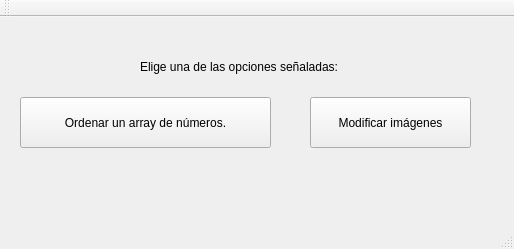
<?xml version="1.0" encoding="UTF-8"?>
<ui version="4.0">
 <class>MainWindow</class>
 <widget class="QMainWindow" name="MainWindow">
  <property name="geometry">
   <rect>
    <x>0</x>
    <y>0</y>
    <width>514</width>
    <height>249</height>
   </rect>
  </property>
  <property name="windowTitle">
   <string>MainWindow</string>
  </property>
  <widget class="QWidget" name="centralWidget">
   <widget class="QPushButton" name="pushButton">
    <property name="geometry">
     <rect>
      <x>20</x>
      <y>80</y>
      <width>251</width>
      <height>51</height>
     </rect>
    </property>
    <property name="text">
     <string>Ordenar un array de números.</string>
    </property>
   </widget>
   <widget class="QPushButton" name="pushButton_2">
    <property name="geometry">
     <rect>
      <x>310</x>
      <y>80</y>
      <width>161</width>
      <height>51</height>
     </rect>
    </property>
    <property name="text">
     <string>Modificar imágenes</string>
    </property>
   </widget>
   <widget class="QLabel" name="label">
    <property name="geometry">
     <rect>
      <x>140</x>
      <y>40</y>
      <width>261</width>
      <height>20</height>
     </rect>
    </property>
    <property name="text">
     <string>Elige una de las opciones señaladas:</string>
    </property>
   </widget>
  </widget>
  <widget class="QMenuBar" name="menuBar">
   <property name="geometry">
    <rect>
     <x>0</x>
     <y>0</y>
     <width>514</width>
     <height>22</height>
    </rect>
   </property>
  </widget>
  <widget class="QToolBar" name="mainToolBar">
   <attribute name="toolBarArea">
    <enum>TopToolBarArea</enum>
   </attribute>
   <attribute name="toolBarBreak">
    <bool>false</bool>
   </attribute>
  </widget>
  <widget class="QStatusBar" name="statusBar"/>
 </widget>
 <layoutdefault spacing="6" margin="11"/>
 <resources/>
 <connections/>
</ui>
